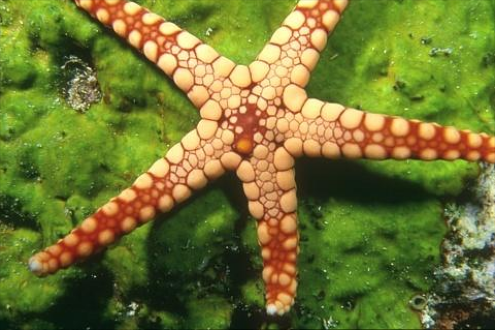
#> input picture Dataset/model.jpg, 495 x 330 px, found by its file name
$ python 'base and better documentation.py'
#> lines starting #> are read from the running program, lines starting #| are printed output that depends on the picture; after the words box and inside, x2 and y2 are one past the last pixel; in counts of white or black regions, pixels touching at a corner belong together
import numpy as np
from PIL import Image
import matplotlib.pyplot as plt
from sklearn.mixture import GaussianMixture


use_sklearn = False
# picture = 1

class GaussianMixtureModel_ByHand:
    """
    Gaussian Mixture Model implementation for image segmentation.

    This class implements the Expectation-Maximization (EM) algorithm

    Parameters:
        n_components (int): Number of classes(default=2 for foreground/background)
        max_iter (int): Maximum number of iterations (default=100)
    """
    def __init__(self, n_components=2, max_iter=100):
        self.n_components = n_components
        self.max_iter = max_iter

    def initialize_parameters(self, X):
        """
        Initialize model parameters randomly from the data.

        Args:
            X: Array of shape (n_pixels, n_features) where each row is a pixel's RGB values

        Sets:
            self.means: Initial cluster centers, randomly chosen from data points
            self.covs: Initial covariance matrices (identity matrix for each component)
            self.mixing_coefficients: Initial cluster probabilities (uniform)
        """
        n_samples, n_features = X.shape

        # Randomly initialize means by selecting a random sample from the data as the mean
        random_idx = np.random.permutation(n_samples)[:self.n_components] # 2 random indices
        self.means = X[random_idx] # 2 random pixels , each pixel has 3 values (RGB) . This is the mean of each feature in the 2 classes

        # Initialize covariances
        self.covs = np.array([np.eye(n_features) for _ in range(self.n_components)]) # 3 identity matrices X 2 classes

        # Initialize mixing coefficients (mixing_coefficients)
        self.mixing_coefficients = [1/self.n_components] * self.n_components # 2 classes , each class has a probability of 0.5

    def gaussian_pdf(self, X, mean, cov):
        """
        Compute multivariate Gaussian probability density function.

        Args:
            X: Array of shape (n_pixels, n_features) containing pixel values
            mean: Mean vector of the Gaussian
            cov: Covariance matrix of the Gaussian

        Returns:
            Array of probabilities for each pixel belonging to this Gaussian

        Notes:
            1. Computes determinant and inverse of covariance matrix
            2. Applies the formula: p(x) = 1/sqrt((2π)^d|Σ|) * exp(-0.5(x-μ)ᵀΣ⁻¹(x-μ))
            3. Handles numerical stability for determinant
        """
        # this is a per class function , it calculates the probability of each pixel to belong to this class
        n_features = X.shape[1]
        det = np.linalg.det(cov)
        if det == 0:
            det = np.finfo(float).eps

        norm_const = 1.0 / (np.power(2 * np.pi, n_features/2) * np.sqrt(det))
        inv_cov = np.linalg.inv(cov)

        X_mu = X - mean
        exp = -0.5 * np.sum(X_mu.dot(inv_cov) * X_mu, axis=1)

        return norm_const * np.exp(exp)

    def e_step(self, X):
        """
        Expectation step: compute probability of each pixel belonging to each cluster.

        Args:
            X: Array of pixel values

        Returns:
            resp: Responsibility matrix of shape (n_pixels, n_components)
                 resp[i,j] = probability that pixel i belongs to cluster j

        Process:
            1. For each component k:
               - Compute p(x|k) using gaussian_pdf
               - Multiply by mixing coefficient πₖ
            2. Normalize probabilities to sum to 1 for each pixel
        """
        n_samples = X.shape[0]
        resp = np.zeros((n_samples, self.n_components))

        # Compute probabilities for each component
        for k in range(self.n_components): # sets the values in each column
            resp[:, k] = self.mixing_coefficients[k] * self.gaussian_pdf(X, self.means[k], self.covs[k])

        # Normalize responsibilities
        resp_sum = resp.sum(axis=1)[:, np.newaxis] # sum of each row
        resp_sum[resp_sum == 0] = np.finfo(float).eps # if the sum is 0 , set it to a very small number
        resp = resp / resp_sum # divide each value by the sum of its row

        return resp

    def m_step(self, X, resp):
        """
        Maximization step: update model parameters based on current responsibilities.

        Args:
            X: Array of pixel values
            resp: Responsibility matrix from E-step

        Updates:
            1. mixing_coefficients: New cluster probabilities (πₖ)
               πₖ = number of pixels in cluster k / total pixels

            2. means: New cluster centers (μₖ)
               μₖ = weighted average of pixels, weights = responsibilities

            3. covs: New covariance matrices (Σₖ)
               Σₖ = weighted covariance of pixels around mean

        Notes:
            Adds small constant to covariance diagonal for stability
        """
        n_samples = X.shape[0]

        # Update mixing_coefficients
        nk = resp.sum(axis=0) # sum of each column
        self.mixing_coefficients = nk / n_samples # number of pixels in each class / total number of pixels

        # Update means , weighted average based on the probabilities
        """
                X = [                  resp = [
            [R1,G1,B1],           [0.9, 0.1],  # Pixel 1
            [R2,G2,B2],           [0.8, 0.2],  # Pixel 2
            [R3,G3,B3]            [0.1, 0.9]   # Pixel 3
        ]                     ]

        nk = [1.8, 1.2]  # Sum of responsibilities for each component

        means = [
            [
            (0.9*R1 + 0.8*R2 + 0.1*R3)/1.8,
            (0.9*G1 + 0.8*G2 + 0.1*G3)/1.8,
            (0.9*B1 + 0.8*B2 + 0.1*B3)/1.8
            ],  # Component 1

            [
            (0.1*R1 + 0.2*R2 + 0.9*R3)/1.2,
            (0.1*G1 + 0.2*G2 + 0.9*G3)/1.2,
            (0.1*B1 + 0.2*B2 + 0.9*B3)/1.2
            ]   # Component 2
        ]
        """
        self.means = resp.T.dot(X) / nk[:, np.newaxis]

        # Update covariances
        for k in range(self.n_components):
            X_mu = X - self.means[k]
            self.covs[k] = (X_mu.T * resp[:, k]).dot(X_mu) / nk[k] # weighted covariance of pixels

            # Add small value to diagonal for numerical stability & Prevents overfitting to exact color values
            # default value is 1e-6 , set it to 0.1 for more smoothing in the segmentation
            self.covs[k].flat[::X.shape[1] + 1] += 1e-6

    def fit(self, X):
        """
        Fit the GMM to the pixel data using EM algorithm.

        Args:
            X: Array of pixel values

        Process:
            1. Initialize parameters randomly
            2. Repeat until convergence or max_iter:
               - E-step: compute responsibilities
               - M-step: update parameters

        Returns:
            self: Trained model
        """
        # Initialize parameters
        self.initialize_parameters(X)

        for iteration in range(self.max_iter):
            # E-step
            resp = self.e_step(X)
            # this returns a 2D array , the rows are the pixels and the columns are the classes
            # each value is the probability of this pixel to belong to that class

            # M-step
            self.m_step(X, resp)

        return self

    def predict(self, X):
        """
        Predict cluster assignments for pixels.

        Args:
            X: Array of pixel values

        Returns:
            Array of cluster labels (0 or 1) for each pixel,
            assigned to the component with highest responsibility
        """
        resp = self.e_step(X)
        return resp.argmax(axis=1) # returns the index (0 or 1) of the max value in each row


def GMM (original_image_path):
    segmented = False
    while not segmented:
        image = Image.open(original_image_path)
#> image is the input picture: PIL image 495x330 RGBA; mean R, G, B, A 113.2, 117.9, 49.7, 255
        image_array = np.array(image)
        height, width, channels = image_array.shape
#> height = 330; width = 495; channels = 4
        # convert the image into pixels 2D array as expected by the model
        pixels = image_array.reshape(-1, channels)

        # 2 components foreground and background so the return is either 0 or 1
        # takes a 2D array were each row is a pixel and each column is a feature (color channel)
        if use_sklearn:
            print("Using sklearn ...")
            gmm = GaussianMixture(n_components=2)
        else:
            print("Using custom implementation ...")
            gmm = GaussianMixtureModel_ByHand(n_components=2)
        gmm.fit(pixels)
#> in initialize_parameters, `self.means = X[random_idx]`: self.means = [[196, 135, 80, 255], [184, 210, 75, 255]]
#> the loop in fit, `for iteration in range(self.max_iter):` made 100 passes
#> nk in m_step on passes 2 to 7: [133325.4, 30024.6], [132107.3, 31242.7], [129429.7, 33920.3], [126637.8, 36712.2], [124084.4, 39265.6], [122108.4, 41241.6]
#> nk in m_step on pass 1: [2895, 53]
        labels = gmm.predict(pixels)

        # if the image is not segmented correctly , try again
        if not 1 in labels or not 0 in labels:
            continue
        segmented = True

        if np.sum(labels) < len(labels) / 2:
            foreground_label = 1
        else:
            foreground_label = 0

        # create an image with the same size as the original
        # put True/1 in the pixels that are labeled as foreground , False/0 otherwise
        binary_mask = (labels == foreground_label).reshape(height, width)
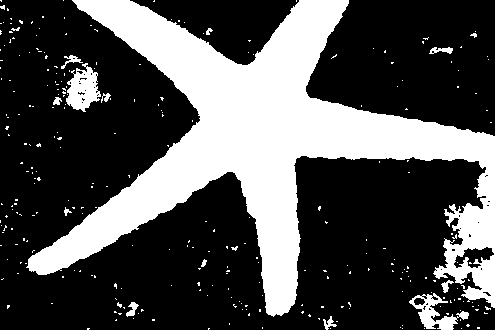
#> binary_mask: shape (330, 495) bool; 30.9% white; 291 white regions (276 under 20 px), largest, box (x1, y1, x2, y2) and area: (26, 0, 495, 317) 47093, (66, 63, 101, 112) 1018, (409, 293, 469, 330) 831

        # multiply the mask by the original image to get the segmented image
        masked_image = image_array.copy()
        for c in range(channels):
            masked_image[:,:,c] = image_array[:,:,c] * binary_mask
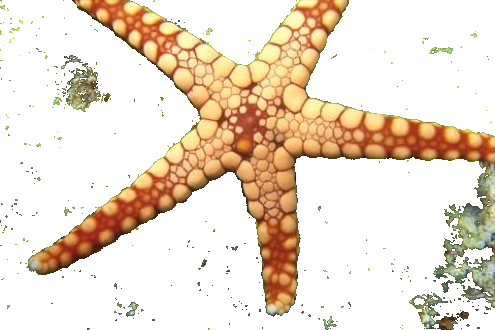
#> masked_image: shape (330, 495, 4); mean R, G, B, A 59.1, 44.5, 28.1, 78.9; transparent parts drawn white

        # covert the 0 and 1 to 0 and 255 by multiplying by 255
        binary_segmented_image = binary_mask * 255

        # Display the original image and the segmented images
        fig, axes = plt.subplots(1, 3, figsize=(15, 5))

        # Original image
        axes[0].imshow(image_array)
        axes[0].set_title('Original Image')
        axes[0].axis('off')

        # Binary mask
        axes[1].imshow(binary_segmented_image, cmap='gray')
        axes[1].set_title('Binary Mask')
        axes[1].axis('off')

        # Masked RGB image
        axes[2].imshow(masked_image)
        axes[2].set_title('Segmented Image')
        axes[2].axis('off')

        plt.tight_layout()
        plt.show()
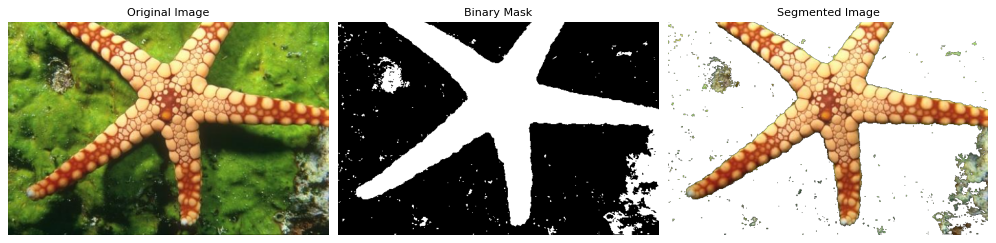
#> figure drawn by matplotlib, 3 panels

if __name__ == "__main__":
    original_image_path = "/media/bahy/MEDO BAHY/CMS/Deep Learning/Assignment 1/expectation-maximization-algorithm/Dataset/model.jpg"
    GMM(original_image_path)
